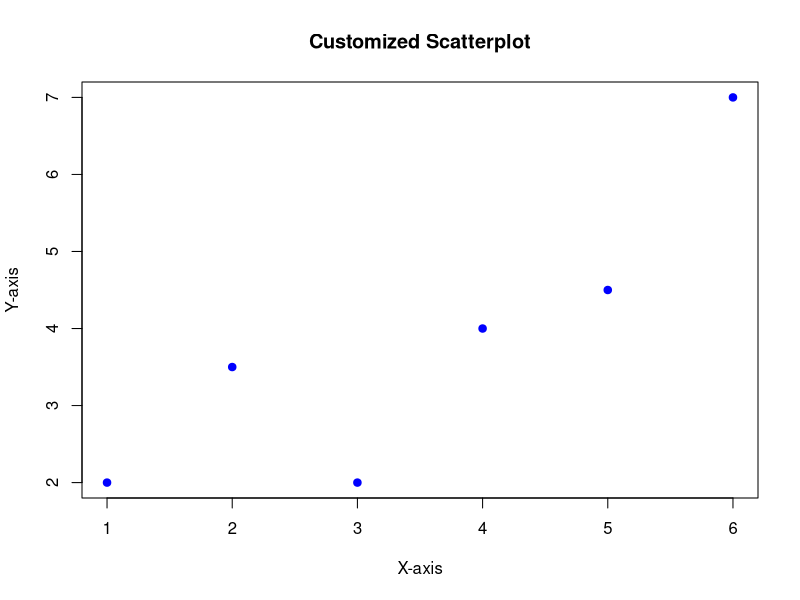
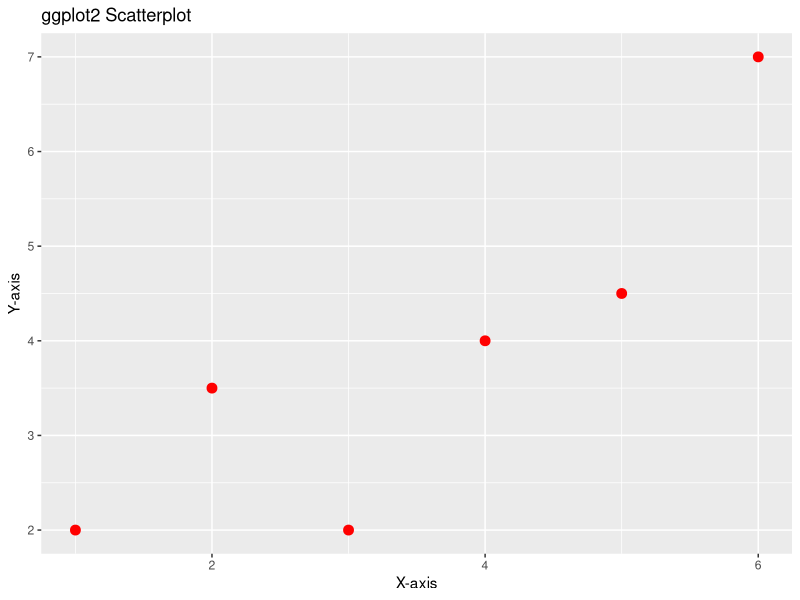

Recreate these plots in R, in order.
## ---- chunk 1
# Use the project root for knitting; no library() calls needed
knitr::opts_knit$set(root.dir = here::here())
## ---- chunk 2
data_example <- data.frame(
  x = c(1, 2, 3, 4, 5, 6),
  y = c(2, 3.5, 2, 4, 4.5, 7)
)

# Customizing a plot
plot(data_example$x, data_example$y, type = "p", main = "Customized Scatterplot",
     xlab = "X-axis", ylab = "Y-axis", col = "blue", pch = 19)
## ---- chunk 3
# Load the ggplot2 library
library(ggplot2)

# Create a ggplot scatterplot
ggplot(data = data_example, aes(x = x, y = y)) +
  geom_point(size = 3, color = "red") +
  labs(title = "ggplot2 Scatterplot", x = "X-axis", y = "Y-axis")
